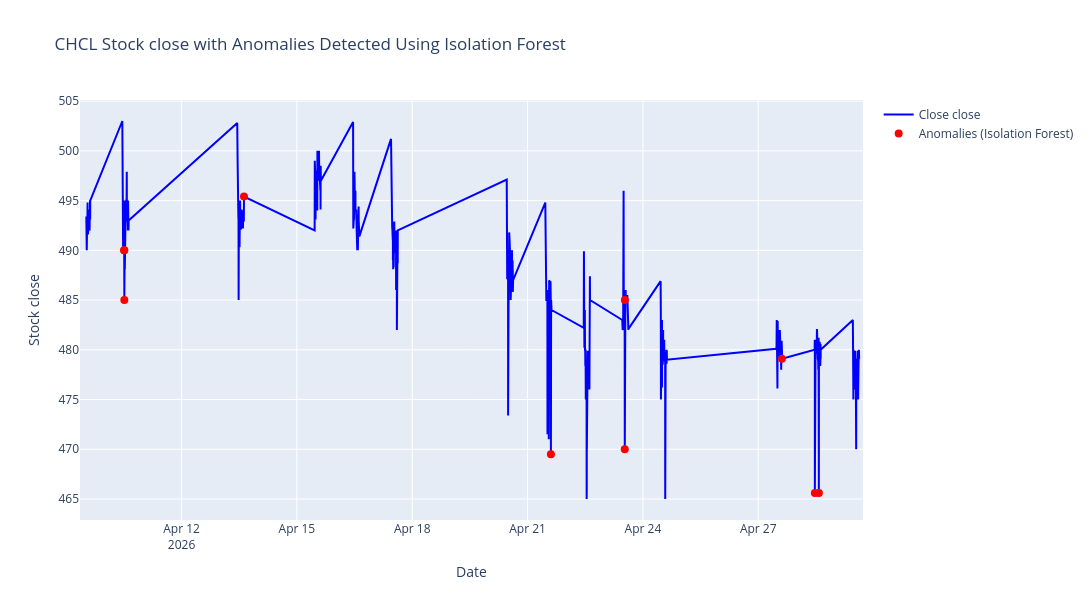

The code cell stored with this chart in its notebook:
### Code cell
fig = go.Figure()

# Add Close close line
fig.add_trace(
    go.Scatter(
        x=df.index,
        y=df["close"],
        mode="lines",
        name="Close close",
        line=dict(color="blue", width=2),
    )
)

# Add anomalies (Isolation Forest) as red markers
fig.add_trace(
    go.Scatter(
        x=anomalies_if.index,
        y=anomalies_if["close"],
        mode="markers",
        name="Anomalies (Isolation Forest)",
        marker=dict(color="red", size=8, symbol="circle"),
        showlegend=True,
    )
)

# Update layout for a larger figure size and title
fig.update_layout(
    title=f"{stock_name} Stock close with Anomalies Detected Using Isolation Forest",
    xaxis_title="Date",
    yaxis_title="Stock close",
    autosize=False,
    width=1200,
    height=600,
)

# Show the plot
fig.show()

### Figure 1 — Plotly figure (JSON) as saved in the notebook; plotly's stock layout.template omitted (floating-point values rounded to 4 significant figures; data arrays with more than 128 entries replaced by an {"elided": "..."} marker saying what was removed)
{"data": [{"line": {"color": "blue", "width": 2}, "mode": "lines", "name": "Close close", "type": "scatter", "x": {"elided": "937 str values"}, "y": {"elided": "937 float values"}}, {"marker": {"color": "red", "size": 8, "symbol": "circle"}, "mode": "markers", "name": "Anomalies (Isolation Forest)", "showlegend": true, "type": "scatter", "x": ["2026-04-10T12:10:00.000000000", "2026-04-10T12:15:00.000000000", "2026-04-10T12:17:00.000000000", "2026-04-13T14:59:00.000000000", "2026-04-21T14:34:00.000000000", "2026-04-23T12:40:00.000000000", "2026-04-23T12:45:00.000000000", "2026-04-27T14:47:00.000000000", "2026-04-28T11:20:00.000000000", "2026-04-28T13:50:00.000000000"], "y": [490.0, 490.0, 485.0, 495.4, 469.5, 470.0, 485.0, 479.1, 465.6, 465.6]}], "layout": {"autosize": false, "height": 600, "title": {"text": "CHCL Stock close with Anomalies Detected Using Isolation Forest"}, "width": 1200, "xaxis": {"title": {"text": "Date"}}, "yaxis": {"title": {"text": "Stock close"}}}}
